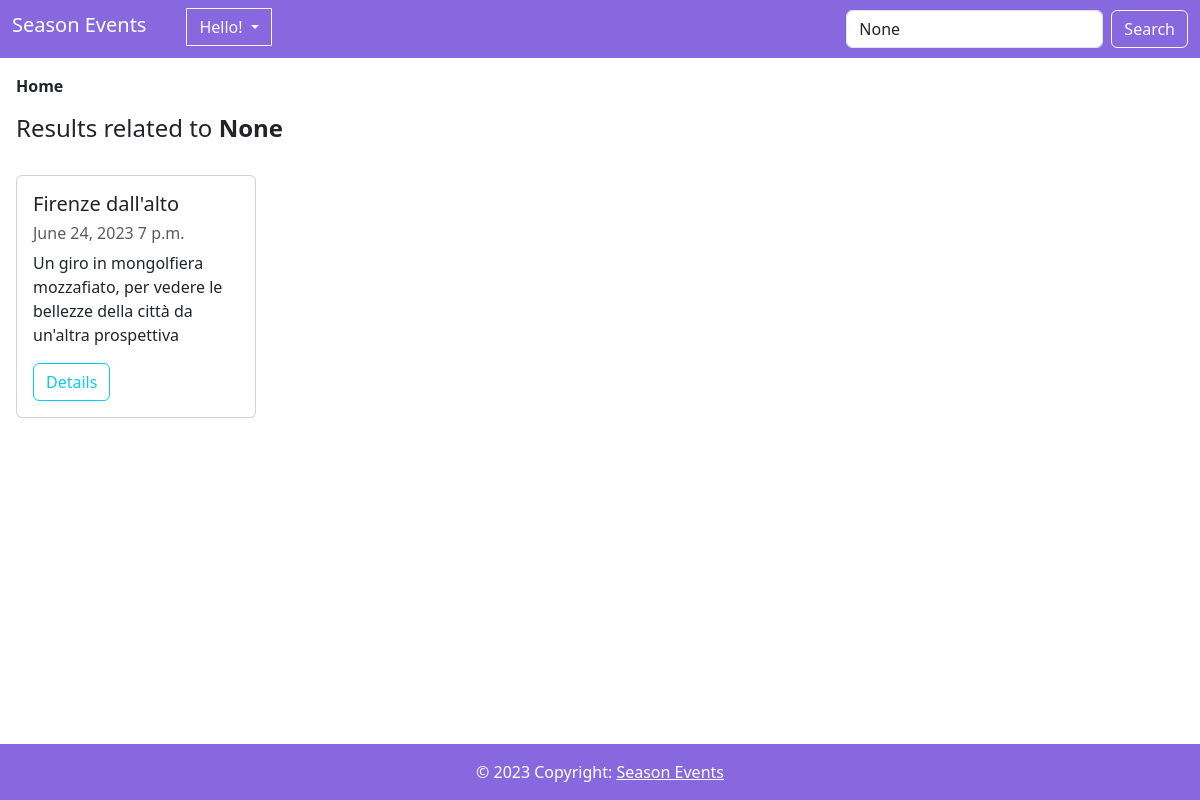
The app's page /search/, older data.
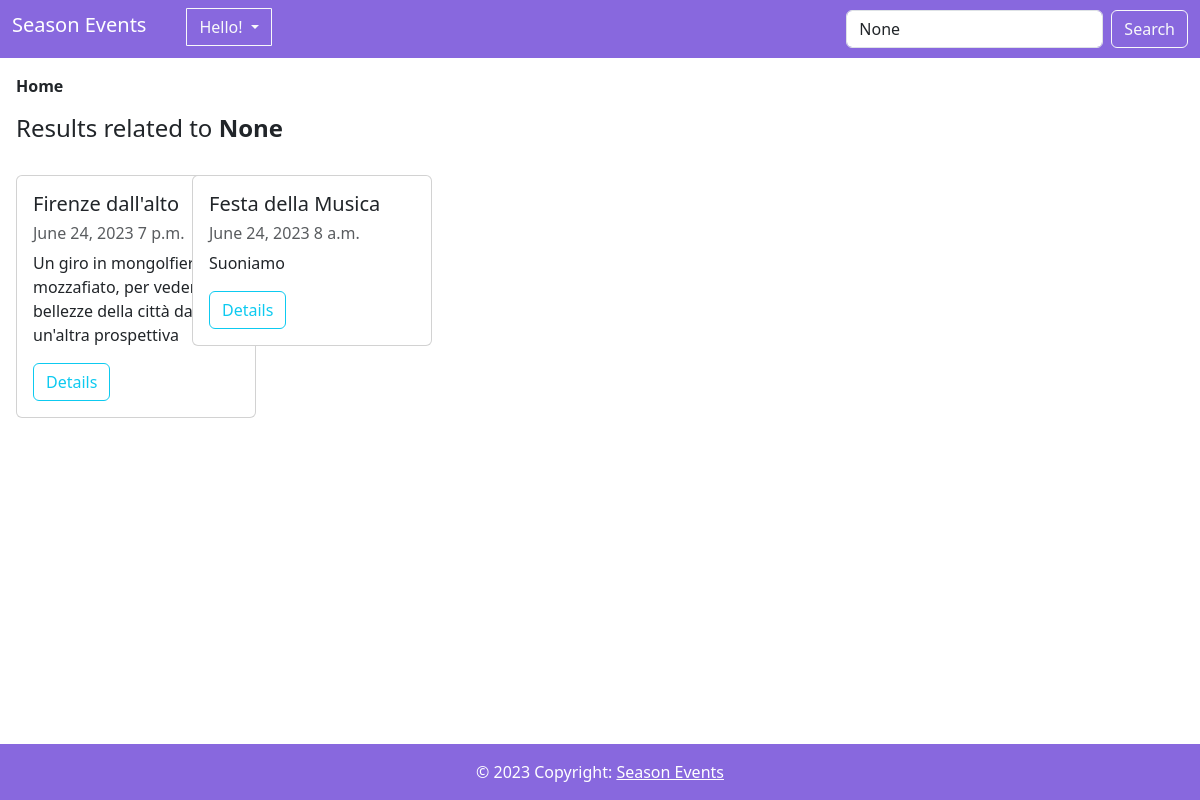
The same page, newer data.
### event/models.py (models this page shows, shortened)
class Event(models.Model):
    title = models.CharField(max_length=100, primary_key=True)
    description = models.TextField()
    date = models.DateField()
    time = models.TimeField(default=datetime.time)
    location = models.CharField(max_length=100)
    program = models.TextField(default='Not Available')
    ticket_price = models.DecimalField(max_digits=8, decimal_places=2, default=0)
    image = models.ImageField(upload_to=event_image_upload_path, null=True, blank=True)
    category = models.ManyToManyField('EventCategory')
    participants = models.ManyToManyField(User, related_name="events_participants")
    creator = models.ForeignKey(User, on_delete=models.CASCADE, related_name='events_created')
    max_seats = models.PositiveIntegerField()
    available_seats = models.PositiveIntegerField()

### event/views.py (the view)
# urls.py: path('search/', views.event_search, name='event_search'),
def event_search(request):
    query = request.GET.get('query')
    events = Event.objects.all()
    if query:
        events = events.filter(title__icontains=query) | events.filter(category__name__icontains=query)
    return render(request, 'event_search.html', {'events': events, 'query': query})

### templates/event_search.html (shortened to what this page needs)
{% extends "base.html" %}
{% block content %}
    <h4 class="mx-3 my-3">Results related to <b>{{ query }}</b></h4>
    <div class="d-flex justify-content-start mx-3 flex-wrap">
        {% if events %}
            <div class="row ml-3">
                {% for event in events %}
                <div class="col-xs-12 col-sm-6 col-lg-4 mt-3">
                    <div class="card" style="width: 15rem;">
                        <div class="card-body">
                            <h5 class="card-title">
                                {{ event.title }}
                            </h5>
                            <h6 class="sub-title mb-2 text-body-secondary">{{ event.date }} {{ event.time }}</h6>
                            <p class="card-descr">
                                {{ event.description }}
                            </p>
                            <a href="{% url 'event:event_detail' title=event.title %}" class="btn btn-outline-info">
                                Details</a>
                        </div>
                    </div>
                </div>
                {% endfor %}
            </div>
        {% else %}
            <p> <b>No events found.</b></p>
        {% endif %}
    </div>
{% endblock %}

### templates/base.html (shortened to what this page needs)
<!DOCTYPE html>
<html lang="en">
<head>
    <link href="https://cdn.jsdelivr.net/npm/bootstrap@5.3.0/dist/css/bootstrap.min.css" rel="stylesheet"
>
</head>
<body>
    <nav class="navbar navbar-expand-lg" style="background-color: #8868de;">
        <div class="container-fluid justify-content-between">
            <div class="d-flex">
                <a class="navbar-brand h1" style="color: white" href="http://127.0.0.1:8000">Season Events</a>
                {% if not user.is_authenticated %}
                    <div class="dropdown text-end">
                        <button class="btn btn-outline-light dropdown-toggle mx-4" style="border-radius:2%;" id="dropdownMenuButton" type="button"
                                aria-expanded="false" data-toggle="dropdown" aria-haspopup="true">
                                Hello!
                        </button>
                    </div>
                {% endif %}
            </div>
            <form class="ml-auto d-flex" role="search" method="GET" action="{% url 'event:event_search' %}">
                <input class="form-control me-2" type="text" name="query" placeholder="Search" aria-label="Search"
                    value="{{ query }}">
                <button class="btn btn-outline-light" type="submit">Search</button>
            </form>
        </div>
    </nav>
    <p class="m-3">
        <a href="{% url 'event:event_list'%}" style="color: black;" class="link-offset-2 link-offset-1-hover link-underline
                link-underline-opacity-0 link-underline-opacity-75-hover link-dark"> <b> Home </b></a></p>
    {% block content %}
    {% endblock %}
    <footer>
        <div class="text-center p-3 fixed-bottom text-white" style="background-color: #8868de">
            © 2023 Copyright:
            <a class="text-white link-underline-opacity-0" href="http://127.0.0.1:8000">Season Events</a>
        </div>
    </footer>
</body>
</html>

### templates/base.html (style rules this page uses)
body { margin-bottom: 60px; }

Row changes from the older to the newer data that the page shows:
added Event: title "Festa della Musica", date "June 24, 2023", time "8 a.m.", description "Suoniamo"
